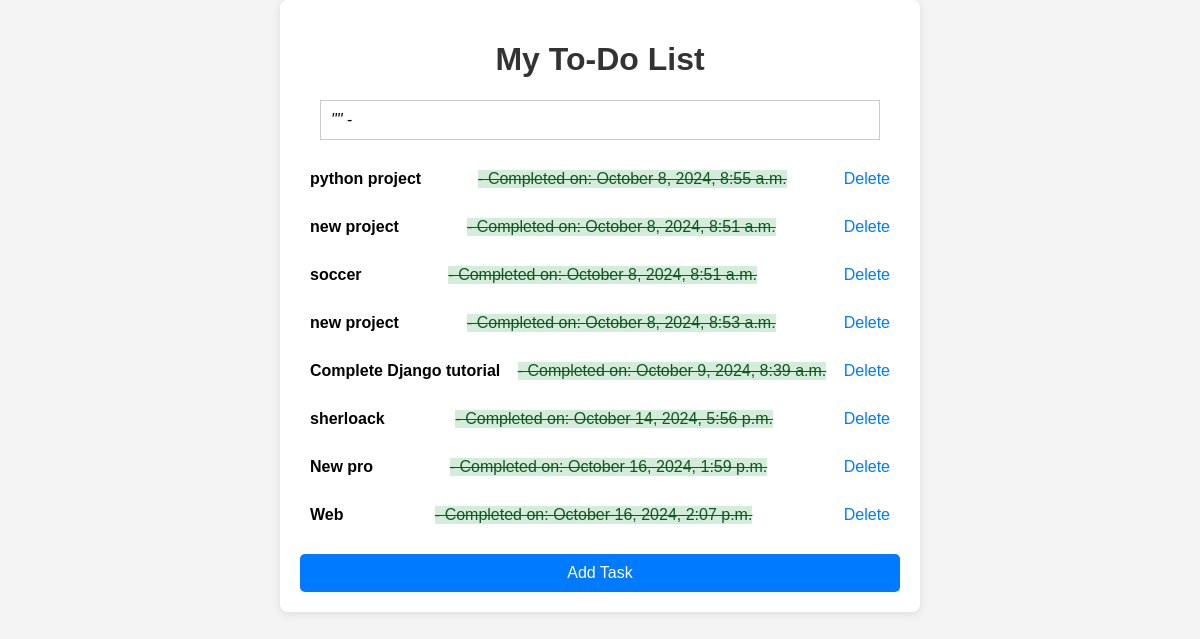
Before: / with the older database file.
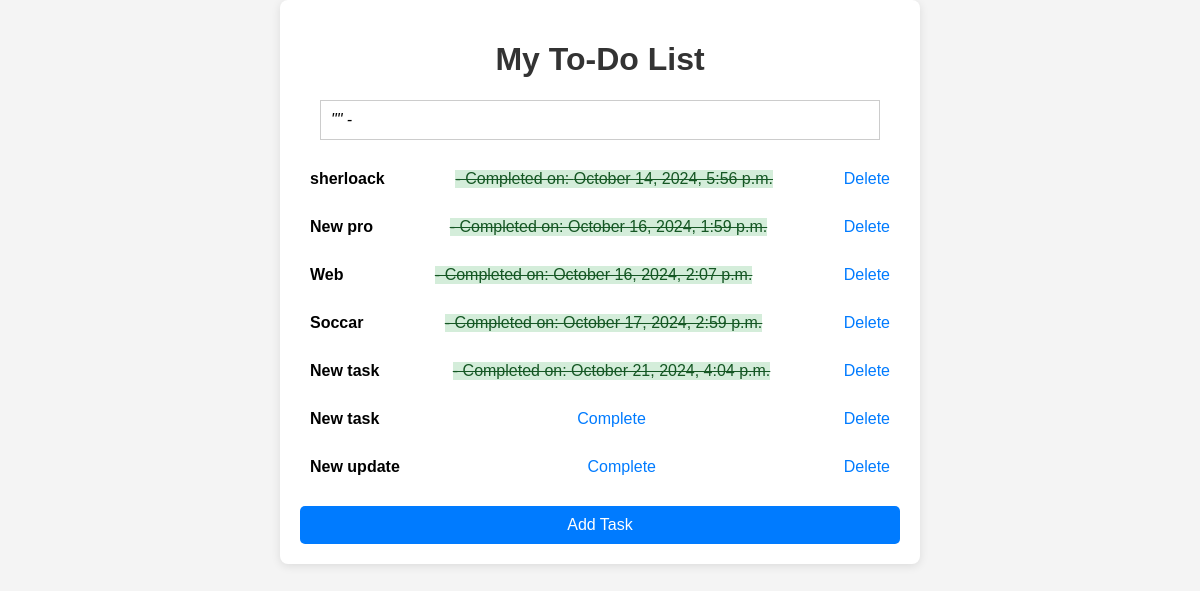
After: the same page with the newer database file.
### tasks/models.py (models this page shows, shortened)
class Task(models.Model):
    title = models.CharField(max_length=200)
    description = models.TextField(blank=True)
    completed = models.BooleanField(default=False)
    created_at = models.DateTimeField(auto_now_add=True)
    completed_date = models.DateTimeField(null=True, blank=True)

### tasks/views.py (the view)
# urls.py: path('', views.task_list, name='task_list'),
def task_list(request):
    tasks = Task.objects.all()
    quote = get_motivational_quote()  # Call without 'request'
    return render(request, 'tasks/task_list.html', {'tasks': tasks, 'quote': quote})
    return render(request, 'tasks/task_list.html', {'tasks': tasks, 'quote': quote})

### tasks/views.py (called while the page is built)
def get_motivational_quote():
    url = 'https://zenquotes.io/api/random'
    try:
        response = requests.get(url)
        response.raise_for_status()
        quote_data = response.json()
        quote = quote_data[0]['q']  # Extracting quote text
        author = quote_data[0]['a']  # Extracting author
        return {'quote': quote, 'author': author}  # Return the quote and author as a dictionary
    except requests.exceptions.RequestException:
        return {'error': 'Could not fetch quote'}  # Handle the error

### tasks/templates/tasks/task_list.html (shortened to what this page needs)
{% load static %}
<!DOCTYPE html>
<html lang="en">
<head>
    <link rel="stylesheet" href="{% static 'tasks/styles.css' %}">
</head>
<body>
    <div class="container">
        <h1>My To-Do List</h1>
        {% if quote %}
    <div class="quote" style="font-style: italic; margin: 20px; padding: 10px; border: 1px solid #ccc;">
        "{{ quote.quote }}" - {{ quote.author }}
    </div>
{% elif quote.error %}
    <div style="color: red;">{{ quote.error }}</div>
{% endif %}
        <ul>
            {% for task in tasks %}
                <li>
                    <strong>{{ task.title }}</strong>
                    {% if task.completed %}
                        <span class="completed"> - Completed on: {{ task.completed_date|date:"F j, Y, g:i a" }}</span>
                        <a href="{% url 'delete_task' task.id %}" class="delete">Delete</a>
                    {% else %}
                        <a href="{% url 'complete_task' task.id %}">Complete</a>
                        <a href="{% url 'delete_task' task.id %}" class="delete">Delete</a>
                    {% endif %}
                </li>
            {% endfor %}
        </ul>
        <a href="{% url 'add_task' %}" class="add-task">Add Task</a>
    </div>
</body>
</html>

### tasks/static/tasks/styles.css (style rules this page uses)
body { font-family: Arial, sans-serif; background-color: #f4f4f4; margin: 0; padding: 0; }
h1 { text-align: center; color: #333; }
.container { max-width: 600px; margin: auto; padding: 20px; overflow: hidden; background: #fff; border-radius: 8px; box-shadow: 0 2px 10px rgba(0, 0, 0, 0.1); }
ul { list-style-type: none; padding: 0; }
li { background: #fff; margin: 10px 0; padding: 10px; border-radius: 5px; display: flex; justify-content: space-between; align-items: center; transition: background 0.3s; }
.completed { background: #d4edda; color: #155724; text-decoration: line-through; }
a { text-decoration: none; color: #007bff; }
.add-task { display: block; margin-top: 20px; text-align: center; background-color: #007bff; color: white; padding: 10px; border-radius: 5px; }

Changed rows visible on the page:
removed Task: title "python project", completed_date "October 8, 2024, 8:55 a.m."
removed Task: title "new project", completed_date "October 8, 2024, 8:51 a.m."
removed Task: title "soccer", completed_date "October 8, 2024, 8:51 a.m."
removed Task: title "new project", completed_date "October 8, 2024, 8:53 a.m."
removed Task: title "Complete Django tutorial", completed_date "October 9, 2024, 8:39 a.m."
added Task: title "Soccar", completed_date "October 17, 2024, 2:59 p.m."
added Task: title "New task", completed_date "October 21, 2024, 4:04 p.m."
added Task: title "New task", completed "Complete"
added Task: title "New update", completed "Complete"
